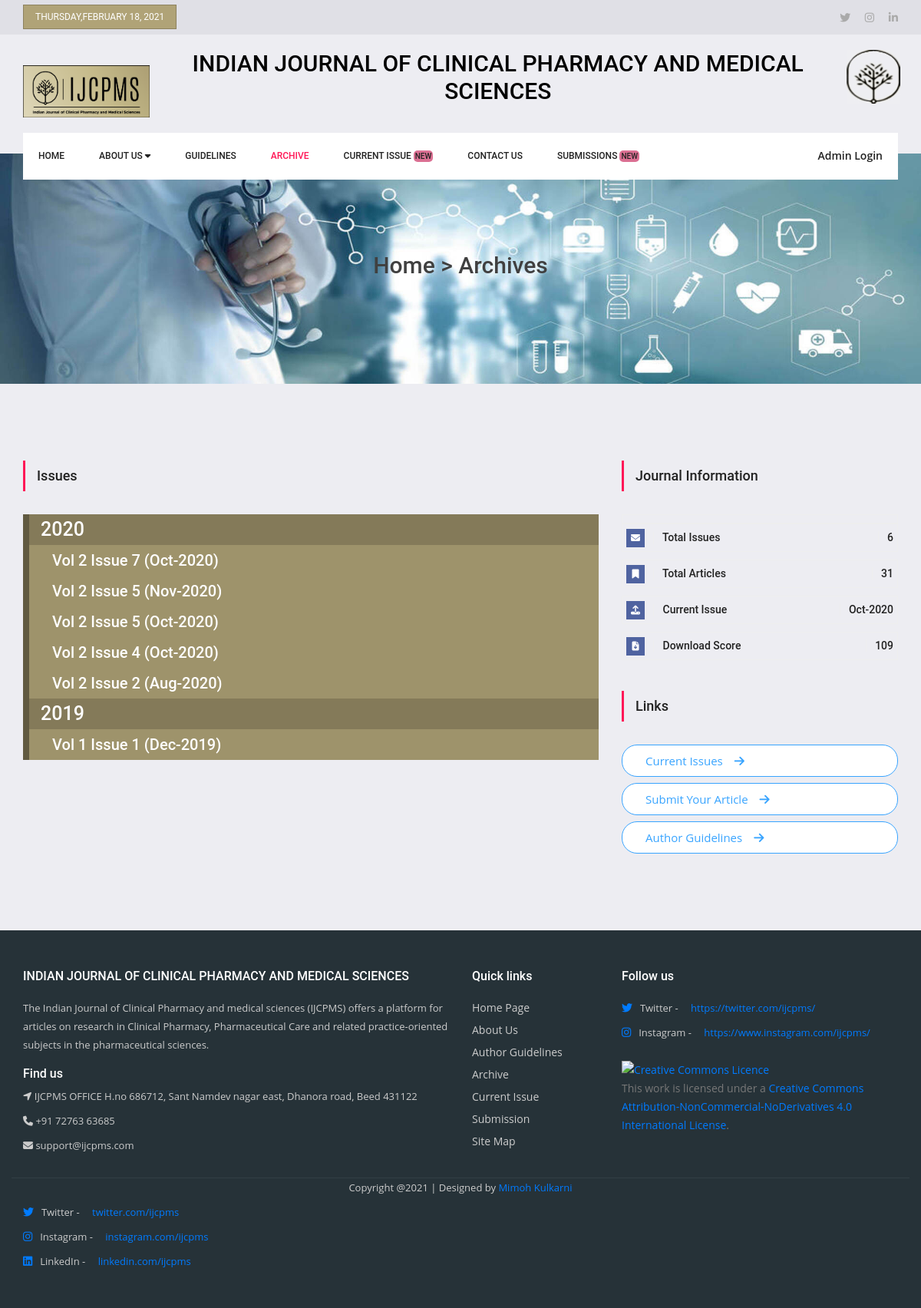
/archive.php, run on the app's committed database.
### tables this page shows
CREATE TABLE `issues` (
  `id` int(11) NOT NULL,
  `name` varchar(150) NOT NULL,
  `guest` varchar(500) DEFAULT NULL,
  `issue_no` int(13) DEFAULT NULL,
  `vol` varchar(20) NOT NULL,
  `date` date NOT NULL,
  `stmp` datetime NOT NULL DEFAULT current_timestamp()
);

### user_header.php (called while the page is built, shortened)
<?php
require_once("dbconn.php");
$today = date("l,F j, Y");
$sqlCurrentIssue = "SELECT Max(`id`) AS `id`,`date` FROM `issues`";
$resultCurrentIssue = mysqli_query($linkId,$sqlCurrentIssue);
if (mysqli_num_rows($resultCurrentIssue) == 1){
    while($rowCurrentIssue = mysqli_fetch_array($resultCurrentIssue)){
        $currentIssue = $rowCurrentIssue['id'];
        $sqlCurrentIssueDate = "SELECT `date` FROM `issues` WhERE `id` = '".$currentIssue."'";
        $resultCurrentIssueDate = mysqli_query($linkId,$sqlCurrentIssueDate);
        while($rowCurrentIssueDate = mysqli_fetch_array($resultCurrentIssueDate)){
            $currentDate = $rowCurrentIssueDate['date'];
        }
    }
}

### archive.php (the view, shortened to what this page needs)
<?php
    require_once("dbconn.php");
    require_once("user_header.php");
    $sqlIssueYear = "SELECT DISTINCT(year(`date`)) as year FROM `issues`";
    $resultIssueYear = mysqli_query($linkId,$sqlIssueYear);
$sqlCard = "SELECT `dcount` FROM `articles`";
$resultCard = mysqli_query($linkId,$sqlCard);
$totalArticles = mysqli_affected_rows($linkId);
$dcount = 0;
while($rowCard = mysqli_fetch_array($resultCard)){
    $dcount = $rowCard['dcount'] + $dcount;
}
$sqlIssues = "SELECT `id` FROM `issues`";
mysqli_query($linkId,$sqlIssues);
$totalIssues = mysqli_affected_rows($linkId);
?>
<!doctype html>
<html lang="en">
    <head>
        <link rel="stylesheet" href="https://stackpath.bootstrapcdn.com/bootstrap/4.5.2/css/bootstrap.min.css"
>
        <link rel="stylesheet" href="css/footer.css">
        <link rel="stylesheet" href="css/style.css">
        <link rel="stylesheet" href="css/responsive.css">
    </head>
    <body>
        <header class="header_area">
            <div class="top_menu">
                <div class="container">
                    <div class="float-left">
                        <a href="#"><?php echo $today;?></a>
                    </div>
                    <div class="float-right">
                        <ul class="list header_social">
                            <li><a href="https://twitter.com/ijcpms/" target="_blank"><i class="fa fa-twitter"></i></a></li>
                            <li><a href="https://www.instagram.com/ijcpms/" target="_blank"><i class="fa fa-instagram"></i></a></li>
                            <li><a href="https://www.linkedin.com/company/indian-journal-of-clinical-pharmacy-and-medical-sciences/?viewAsMember=true" target="_blank"><i class="fa fa-linkedin"></i></a></li>
                        </ul>
                    </div>
                </div>
            </div>
            <div class="logo_part">
                <div class="container">
                    <div class="row">
                        <div class="col-sm-2">
                            <div class="float-left">
                                <a class="logo" href="index.php"><img src="img/logo.png" alt="" style="width: 100%"></a>
                            </div>
                        </div>
                        <div class="col-sm-9">
                            <h2 class="typo-list text-center">INDIAN JOURNAL OF CLINICAL PHARMACY AND MEDICAL SCIENCES</h2>
                        </div>
                        <div class="col-sm-1">
                            <div class="align-middle">
                                <div class="header_magazin">
                                    <img src="img/favicon.png" alt="logo">
                                </div>
                            </div>
                        </div>
                    </div>
                </div>
            </div>
            <div class="main_menu">
                <nav class="navbar navbar-expand-lg navbar-light">
                    <div class="container">
                        <div class="container_inner">
                            <div class="collapse navbar-collapse offset" id="navbarSupportedContent">
                                <ul class="nav navbar-nav menu_nav">
                                    <li class="nav-item"><a class="nav-link" href="index.php">Home</a></li>
                                    <li class="nav-item dropdown">
                                        <a class="nav-link dropdown-toggle" href="#" id="navbardrop" data-toggle="dropdown"
                                           role="button" aria-haspopup="true" aria-expanded="false">
                                            About Us <i class="fa fa-caret-down"></i>
                                        </a>
                                    </li>
                                    <li class="nav-item"><a class="nav-link" href="guidelines.php">Guidelines</a></li>
                                    <li class="nav-item active"><a class="nav-link" href="archive.php">Archive</a></li>
                                    <?php if(!empty($currentIssue)){ ?>
                                        <li class="nav-item"><a class="nav-link" href="issue.php?d=<?php echo $currentIssue; ?>">Current Issue <span class="blinking align-middle">NEW</span></a></li>
                                    <?php } ?>
                                    <li class="nav-item"><a class="nav-link" href="contact.php">Contact Us</a></li>
                                    <li class="nav-item"><a class="nav-link" href="submission.php">Submissions <span class="blinking align-middle">NEW</span></a></li>
                                </ul>
                                <ul class="nav navbar-nav navbar-right ml-auto">
                                    <li class="nav-item"><a href="login.php" class="login">Admin Login</a></li>
                                </ul>
                            </div>
                        </div>
                    </div>
                </nav>
            </div>
        </header>
        <section class="home_banner_area">
            <div class="banner_inner d-flex align-items-center">
                <div class="container">
                    <div id="carouselExampleIndicators" class="carousel slide" data-ride="carousel">
                        <div class="carousel-inner">
                            <div class="carousel-item active">
                                <div class="banner_content text-center">
                                    <h2>Home > Archives</h2>
                                </div>
                            </div>
                        </div>
                    </div>
                </div>
            </div>
        </section>
        <section class="news_area p_100">
            <div class="container">
                <div class="row">
                    <div class="col-lg-8">
                        <div class="main_title2">
                            <h2>Issues</h2>
                        </div>
                        <div class="latest_news">
                            <div class="f_title">
                                <?php
                                if(mysqli_num_rows($resultIssueYear) > 1){
                                    while ($rowIssueYear = mysqli_fetch_array($resultIssueYear)){
                                        $sqlIssues = "SELECT * FROM `issues` WHERE year(`date`) = '".$rowIssueYear['year']."' ORDER BY `issue_no` DESC";
                                        $resultIssues = mysqli_query($linkId,$sqlIssues);
                                        ?>
                                        <h2><?php echo  $rowIssueYear['year']; ?></h2>
                                        <?php
                                        while ($rowIssues = mysqli_fetch_array($resultIssues)){
                                            ?>
    <?php  ?><?php
                                            echo "<h4><a href='issue.php?d=".$rowIssues['id']."'> Vol ".$rowIssues['vol']." Issue ".$rowIssues['issue_no']. " (".date('M-Y',strtotime($rowIssues['date'])).")</h4>";
                                        }
                                    }
                                }
                                else echo "<h4>No Issues Available</h4>"
                                ?>
                            </div>
                        </div>
                    </div>
                    <div class="col-lg-4">
                        <div class="right_sidebar">
                            <aside class="r_widgets social_widgets">
                                <div class="main_title2">
                                    <h2>Journal Information</h2>
                                </div>
                                <ul class="list">
                                    <li><a href="#"><i class="fa fa-envelope"></i> Total Issues <span><?php echo $totalIssues;?></span></a></li>
                                    <li><a href="#"><i class="fa fa-bookmark"></i> Total Articles <span><?php echo $totalArticles; ?></span></a></li>
                                    <li><a href="#"><i class="fa fa-upload"></i> Current Issue <span><?php echo (trim($currentDate) != "00-00-0000") ? date("M-Y",strtotime($currentDate)) : 'NA';?></span></a></li>
                                    <li><a href="#"><i class="fa fa-file-download"></i> Download Score <span><?php echo $dcount;?></span></a></li>
                                </ul>
                            </aside>
                            <div>
                                <div class="main_title2">
                                    <h2>Links</h2>
                                </div>
                                <a href="issue.php?d=<?php echo $currentIssue;?>" class="genric-btn info-border circle arrow" style="width: 100%;font-size: 15px;">Current Issues<span class="fa fa-arrow-right"></span></a>
                                <a href="submission.php" class="genric-btn info-border circle arrow mt-2" style="width: 100%;font-size: 15px;">Submit Your Article<span class="fa fa-arrow-right"></span></a>
                                <a href="guidelines.php" class="genric-btn info-border circle arrow mt-2" style="width: 100%;font-size: 15px;">Author Guidelines<span class="fa fa-arrow-right"></span></a>
                            </div>
                        </div>
                    </div>
                </div>
            </div>
        </section>
        <footer class="footer">
            <div class="container bottom_border">
                <div class="row">
                    <div class="col-lg-6 col-md-6 col-sm-6">
                        <h5 class="headin5_amrc col_white_amrc pt2">INDIAN JOURNAL OF CLINICAL PHARMACY AND MEDICAL SCIENCES</h5>
                        <p class="mb-3">The Indian Journal of Clinical Pharmacy and medical sciences (IJCPMS) offers a platform for articles on research in Clinical Pharmacy, Pharmaceutical Care and related practice-oriented subjects in the pharmaceutical sciences.</p>
                        <h5 class="headin5_amrc col_white_amrc">Find us</h5>
                        <p><i class="fa fa-location-arrow"></i> IJCPMS OFFICE H.no 686712, Sant Namdev nagar east, Dhanora road, Beed 431122 </p>
                        <p><i class="fa fa-phone"></i>  +91 72763 63685  </p>
                        <p><i class="fa fa fa-envelope"></i> support@ijcpms.com  </p>
                    </div>
                    <div class="col-lg-2 col-md-6 col-sm-6">
                        <h5 class="headin5_amrc col_white_amrc pt2">Quick links</h5>
                        <ul class="footer_ul_amrc">
                            <li><a href="index.php">Home Page</a></li>
                            <li><a href="aboutus.php">About Us</a></li>
                            <li><a href="guidelines.php">Author Guidelines</a></li>
                            <li><a href="archive.php">Archive</a></li>
                            <li><a href="issue.php?d=<?php echo $currentIssue; ?>">Current Issue</a></li>
                            <li><a href="submission.php">Submission</a></li>
                            <li><a href="sitemap.php">Site Map</a></li>
                        </ul>
                    </div>
                    <div class="col-lg-4 col-md-6 col-sm-6">
                        <h5 class="headin5_amrc col_white_amrc pt2">Follow us</h5>
                        <ul class="footer_ul2_amrc mb-4">
                            <li><a href="#"><i class="fab fa-twitter fleft padding-right"></i> </a><p>Twitter - &emsp;<a href="https://twitter.com/ijcpms/">https://twitter.com/ijcpms/</a></p></li>
                            <li><a href="#"><i class="fab fa-instagram fleft padding-right"></i> </a><p>Instagram - &emsp;<a href="https://www.instagram.com/ijcpms/">https://www.instagram.com/ijcpms/</a></p></li>
                        </ul>
                        <a rel="license" href="http://creativecommons.org/licenses/by-nc-nd/4.0/" target="_blank"><img alt="Creative Commons Licence" style="border-width:0" src="https://i.creativecommons.org/l/by-nc-nd/4.0/88x31.png" /></a><br />This work is licensed under a <a rel="license" href="http://creativecommons.org/licenses/by-nc-nd/4.0/" target="_blank">Creative Commons Attribution-NonCommercial-NoDerivatives 4.0 International License</a>.
                    </div>
                </div>
            </div>
            <div class="container">
                <p class="text-center">Copyright @<?php echo date("Y"); ?> | Designed by <a href="https://www.facebook.com/mimohkulkarni17">Mimoh Kulkarni</a></p>
                <ul class="footer_ul2_amrc mb-4">
                    <li><a href="#"><i class="fab fa-twitter fleft padding-right"></i> </a><p>Twitter - &emsp;<a href="https://twitter.com/ijcpms" target="_blank">twitter.com/ijcpms</a></p></li>
                    <li><a href="#"><i class="fab fa-instagram fleft padding-right"></i> </a><p>Instagram - &emsp;<a href="https://www.instagram.com/ijcpms" target="_blank">instagram.com/ijcpms</a></p></li>
                    <li><a href="#"><i class="fab fa-linkedin fleft padding-right"></i> </a><p>LinkedIn - &emsp;<a href="https://www.linkedin.com/company/indian-journal-of-clinical-pharmacy-and-medical-sciences" target="_blank">linkedin.com/ijcpms</a></p></li>
                </ul>
            </div>
        </footer>
    </body>
</html>

### css/footer.css (style rules this page uses)
.col_white_amrc { color:#FFF; }
footer { width:100%; background-color:#263238; min-height:250px; padding:10px 0 25px 0; }
.pt2 { padding-top:40px; margin-bottom:20px; }
footer p { font-size:13px; color:#CCC; padding-bottom:0; margin-bottom:8px; }
.footer_ul_amrc { margin:0; list-style-type:none; font-size:14px; padding:0 0 10px 0 ; }
.footer_ul_amrc li { padding:0 0 5px 0; }
.footer_ul_amrc li a { color:#CCC; }
.fleft { float:left; }
.padding-right { padding-right:10px; }
.footer_ul2_amrc { margin:0px; list-style-type:none; padding:0px; }
.footer_ul2_amrc li p { display:table; }
.footer_ul2_amrc li i { margin-top:5px; }
.bottom_border { border-bottom:1px solid #323f45; padding-bottom:20px; }

### data on the page
issues: vol "2", issue_no "7", date "Oct-2020"
issues: vol "2", issue_no "5", date "Nov-2020"
issues: vol "2", issue_no "5", date "Oct-2020"
issues: vol "2", issue_no "4", date "Oct-2020"
issues: vol "2", issue_no "2", date "Aug-2020"
issues: vol "1", issue_no "1", date "Dec-2019"

### other printed values
$today "THURSDAY,FEBRUARY 18, 2021"
$rowIssueYear['year'] "2020"
$rowIssueYear['year'] "2019"
$totalIssues "6"
$totalArticles "31"
$dcount "109"
